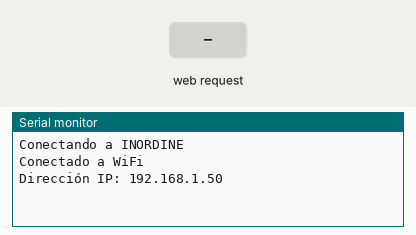
A sketch run on a simulated Arduino MKR. On the bench: the last lines printed to the serial monitor. The inputs (shaded band) are chosen by the test bench. WiFi joins after 1.5 s; servers stay silent unless stated.

Above: at 2.7 s.
2.8 s: HTTP request GET /favicon.ico received
At 3.9 s:
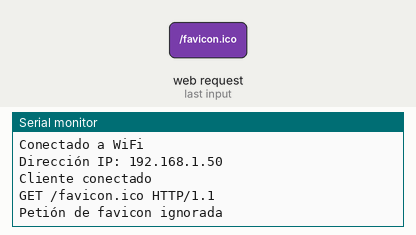
4.3 s: HTTP request GET /action? received
At 5.1 s:
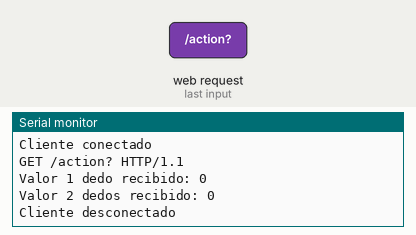

The sketch:

Deslizadores.ino
```cpp
#include <WiFiNINA.h>

#define PIN_STEP_ROT1_DIR 10
#define PIN_STEP_ROT1_STP 8
#define PIN_STEP_ROT2_DIR 9
#define PIN_STEP_ROT2_STP 7

const int maxSteps = 3200; // Máximo número de pasos para rotación y elevación
const int stepDelay = 300; // Ajuste de velocidad del motor en microsegundos

int currentPositionRot1 = 0; // Posición actual del motor de rotación1 (1 dedo)
int currentPositionRot2 = 0; // Posición actual del motor de rotación2 (2 dedos)

//NUEVO
int lastCommandRot1 = 0; // Último valor introducido para motor de rotación
int lastCommandRot2 = 0; // Último valor introducido para motor de elevación

// Configuración WiFi
const char* ssid = "INORDINE";           // Nombre de tu red WiFi
const char* password = "TrueFuturePatterns_@285"; // Contraseña de tu red WiFi

WiFiServer server(80);

void setup() {
  Serial.begin(9600);

  pinMode(PIN_STEP_ROT1_STP, OUTPUT);
  pinMode(PIN_STEP_ROT1_DIR, OUTPUT);
  pinMode(PIN_STEP_ROT2_STP, OUTPUT);
  pinMode(PIN_STEP_ROT2_DIR, OUTPUT);

  // Conexión a la red WiFi
  Serial.print("Conectando a ");
  Serial.println(ssid);
  while (WiFi.begin(ssid, password) != WL_CONNECTED) {
    delay(1000);
    Serial.print(".");
  }
  Serial.println("\nConectado a WiFi");
  Serial.print("Dirección IP: ");
  Serial.println(WiFi.localIP());

  server.begin();
}

void loop() {
  WiFiClient client = server.available(); // Espera por clientes
  if (client) {
    Serial.println("Cliente conectado");
    String request = client.readStringUntil('\r');
    Serial.println(request);
    client.flush();

    // Ignora peticiones de favicon
    if (request.indexOf("/favicon.ico") != -1) {
      client.stop();
      Serial.println("Petión de favicon ignorada");
      return;
    }

    // Analiza la petición GET para extraer los valores de los deslizadores
    if (request.indexOf("/action?") != -1) {
      int rot1Start = request.indexOf("rot=") + 4;
      int rot1End = request.indexOf("&", rot1Start);
      int rot2Start = request.indexOf("elv=") + 4;
      int rot2End = request.indexOf(" ", rot2Start);
      if (rot2End == -1) {
        rot2End = request.length();
      }

      String rot1Str = request.substring(rot1Start, rot1End);
      String rot2Str = request.substring(rot2Start, rot2End);
      int rot1Value = rot1Str.toInt();
      int rot2Value = rot2Str.toInt();

      if ((rot1Value < 0 || rot1Value > 100) || (rot2Value < 0 || rot2Value > 100)) {
        Serial.println("Valores fuera de rango (0-100). Ignorando comando.");
        client.stop();
        return;
      }

      Serial.print("Valor 1 dedo recibido: ");
      Serial.println(rot1Value);
      Serial.print("Valor 2 dedos recibido: ");
      Serial.println(rot2Value);

      moverMotores(rot1Value, rot2Value);
    }

    // Genera y envía el HTML con dos deslizadores y un botón de enviar
    client.println("HTTP/1.1 200 OK");
    client.println("Content-Type: text/html");
    client.println("Connection: close");
    client.println();
    client.println("<!DOCTYPE HTML>");
    client.println("<html>");
    client.println("<title>Control del Gripper</title>");  // Aquí se agrega el título de la página
    client.println("<head><style>");
    client.println("body { text-align: center; padding-top: 40px; font-family: Georgia, serif; background-color: #f0f8ff; color: #333; }");
    client.println(".historial { background-color: #e6f2ff; padding: 10px; border-radius: 5px; margin-top: 50px; box-shadow: 0px 4px 6px rgba(0, 0, 0, 0.1); }");
    client.println("input[type='range'] { width: 300px; appearance: none; height: 10px; border-radius: 5px; background: #ddd; outline: none; transition: background 0.3s ease-in-out; }");
    client.println(".slider-container { display: inline-block; margin: 30px; }");
    client.println(".section-spacing { margin-bottom: 60px; }");
    client.println(".icon { margin-right: 8px; vertical-align: middle; width: 30px; height: 30px; }");
    client.println(".submit-button { font-family: Georgia, serif; font-size: 1.2rem; padding: 10px 20px; border: none; border-radius: 5px; background-color: #4682b4; color: white; cursor: pointer; margin-top: 20px; }");
    client.println(".submit-button:hover { background-color: #315f86; }");
    client.println(".spacer { margin-bottom: 60px; }");
    client.println("</style></head>");
    client.println("<body>");
    client.println("<h1>Control de Actuadores</h1>");
    client.println("<h3>Seleccione las acciones y ajuste los deslizadores</h3>");
    client.println("<form action='/action'>");

    client.println("  <div class='slider-container section-spacing'>");
    client.println("    <h3><img src='https://img.icons8.com/ios-glyphs/30/4682b4/gear.png' class='icon'>Apertura/Cierre del Dedo Unico</h3>");
    client.println("    <label for='rot'>Rango de apertura (0-100):</label><br>");
    client.println("    <input type='range' id='rot' name='rot' min='0' max='100' oninput=\"actualizarValor('rotValue', this.value); cambiarColor('rot', this.value)\">");
    client.println("    <span id='rotValue'>50</span>");
    client.println("  </div>");

    client.println("  <div class='slider-container section-spacing'>");
    client.println("    <h3><img src='https://img.icons8.com/ios-glyphs/30/4682b4/gear.png' class='icon'>Apertura/Cierre de los Dedos Conjuntos</h3>");
    client.println("    <label for='elv'>Rango de apertura (0-100):</label><br>");
    client.println("    <input type='range' id='elv' name='elv' min='0' max='100' oninput=\"actualizarValor('elvValue', this.value); cambiarColor('elv', this.value)\">");
    client.println("    <span id='elvValue'>50</span>");
    client.println("  </div>");

    client.println("  <br><br><input type='submit' value='Ejecutar cambios' class='submit-button'>");
    client.println("  <div class='spacer'></div>");
    client.println("</form>");

    // Historial en HTML
    client.println("<div class='historial'>");
    client.println("<h2><img src='https://icones.pro/wp-content/uploads/2022/03/historique-icone-de-l-historique-noir.png' class='icon'>Historial de Comandos</h2>");
    client.println("<p>Ultima accion del dedo unico: " + String(lastCommandRot1) + "</p>");
    client.println("<p>Ultima accion de los dedos conjuntos: " + String(lastCommandRot2) + "</p>");
    client.println("</div>");

    client.println("<script>");
    client.println("function actualizarValor(id, valor) {");
    client.println("  document.getElementById(id).innerText = valor;");
    client.println("}");

    client.println("function cambiarColor(id, valor) {");
    client.println("  const elemento = document.getElementById(id);");
    client.println("  if (valor < 33) {");
    client.println("    elemento.style.background = '#87CEFA';");
    client.println("  } else if (valor < 66) {");
    client.println("    elemento.style.background = '#DAA520';");
    client.println("  } else {");
    client.println("    elemento.style.background = '#6B8E23';");
    client.println("  }");
    client.println("}");
    client.println("</script>");

    client.println("</body>");
    client.println("</html>");

    delay(1);
    client.stop();
    Serial.println("Cliente desconectado");
  }
}

void moverMotores(int rot1Value, int rot2Value) {
  int stepsRot1 = map(rot1Value, 0, 100, 0, maxSteps);
  int stepsRot2 = map(rot2Value, 0, 100, 0, maxSteps);

  int stepsToMoveRot1 = stepsRot1 - currentPositionRot1;
  int stepsToMoveRot2 = stepsRot2 - currentPositionRot2;

  int maxSteps = max(abs(stepsToMoveRot1), abs(stepsToMoveRot2));

  for (int i = 0; i < maxSteps; i++) {
    if (i < abs(stepsToMoveRot1)) {
      digitalWrite(PIN_STEP_ROT1_DIR, (stepsToMoveRot1 > 0) ? HIGH : LOW);
      digitalWrite(PIN_STEP_ROT1_STP, HIGH);
      delayMicroseconds(stepDelay);
      digitalWrite(PIN_STEP_ROT1_STP, LOW);
      delayMicroseconds(stepDelay);
    }
    if (i < abs(stepsToMoveRot2)) {
      digitalWrite(PIN_STEP_ROT2_DIR, (stepsToMoveRot2 > 0) ? HIGH : LOW);
      digitalWrite(PIN_STEP_ROT2_STP, HIGH);
      delayMicroseconds(stepDelay);
      digitalWrite(PIN_STEP_ROT2_STP, LOW);
      delayMicroseconds(stepDelay);
    }
  }

  currentPositionRot1 = stepsRot1;
  currentPositionRot2 = stepsRot2;

  // Actualizar los últimos comandos
  lastCommandRot1 = rot1Value;
  lastCommandRot2 = rot2Value;
}
```

Measured:
- after the input at 2.8 s, the serial monitor: prints a new line at once (image 1)
- after the input at 4.3 s, the serial monitor: prints a new line at once (image 2)
